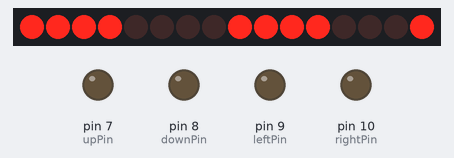
Simulated run of this sketch. Board: Arduino Uno, built with avr-gcc and run on an emulated ATmega328P. Parts: 16 shift-register outputs drawn as a row of LEDs (first output left, lit = HIGH), output pins drawn as LEDs (lit = HIGH). Wiring (inferred from the names in the program): 2 × shift register (74HC595): data pin 4; shift clock pin 5; latch pin 6. Wiring (inferred from the signals the program sends): row of LEDs: on Q0, Q1, Q2, Q3, Q4, Q5, Q6, Q7, Q8, Q9, Q10, Q11, Q12, Q13, Q14, Q15. Random numbers use the default seed unless the sketch sets one; pins used as bus, display or sensor lines are not drawn.

Above: at 0.55 s.
Timing chart, 0 to 22.0 s (numbered marks = the images above):
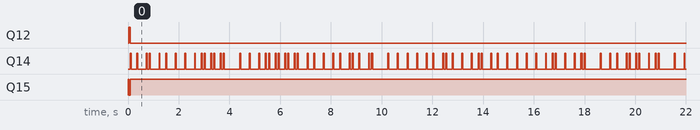

Measured:
- by itself, Q12: LOW → HIGH at 0.02 s, → LOW 0.06 s later
- by itself, Q15: LOW → HIGH at 0.00 s, → LOW 0.02 s later, → HIGH 0.06 s later

The sketch:

snake_game.ino
```cpp
void(* resetFunc) (void) = 0;

int latchPin = 6;
int clockPin = 5;
int dataPin = 4;

int upPin = 7;
int downPin = 8;
int leftPin = 9;
int rightPin = 10;

int SNAKE_SPEED = 2;
unsigned char *input;
bool started = false;
unsigned long currentTime;
unsigned int lastRenderTime = 0;
float secondsSinceLastRender;

unsigned char grid[8][8];
void setup() {
  randomSeed(seed());
  Serial.begin(500000);
  pinMode(latchPin, OUTPUT);
  initFood();
  pinMode(upPin,OUTPUT);
  pinMode(downPin,OUTPUT);
  pinMode(leftPin,OUTPUT);
  pinMode(rightPin,OUTPUT);


}

void draw(unsigned char grid[][8]) {
  for (unsigned char i = 0; i < 8; i++) {
    digitalWrite(latchPin, 0);
    shiftOut(dataPin, clockPin, msb_bits(1 << i) << 4| msb_bits(~array_to_byte(grid[i])));
    shiftOut(dataPin, clockPin, reverse(lsb_bits(1 << i))  | lsb_bits(~array_to_byte(grid[i])));
    digitalWrite(latchPin, 1);
  }
}
void loop() {
  currentTime = millis();
  secondsSinceLastRender = (currentTime - lastRenderTime) / 1000.0;
  input = getInput();
  if (secondsSinceLastRender > (1.0 / SNAKE_SPEED)) {
        lastRenderTime = currentTime;

        updateSnake();
        updateFood();
  }
  draw(grid);

}
```

food.ino
```cpp
unsigned char food[2];
const unsigned char EXPANSION_RATE = 1;


void updateFood() {

  if (onSnake(food,false)) {
    expandSnake(EXPANSION_RATE);

  }
  while(onSnake(food,false)) {
    food[0] = random(0,8);
    food[1] = random(0,8);
  }
  if (started) {
      grid[food[0]][food[1]] = 1;

  }

}
void initFood() {
  do {
    food[0] = random(0,8);
    food[1] = random(0,8);
  }
  while(onSnake(food,false));
}
```

grid.ino
```cpp

```

helpers.ino
```cpp
unsigned char reverse(unsigned char b) {
  b = (b & 0xF0) >> 4 | (b & 0x0F) << 4;
  b = (b & 0xCC) >> 2 | (b & 0x33) << 2;
  b = (b & 0xAA) >> 1 | (b & 0x55) << 1;
  return b;
}
int seed()
{
    int value = 0;
    for (int a=0;a<8;a++)
    {
      value = value + (analogRead(a));
    }
    return value + millis();
}

unsigned char array_to_byte(unsigned char char_array[]) {
  return ((char_array[7] << 0) +
          (char_array[6] << 1) +
          (char_array[5] << 2) +
          (char_array[4] << 3) +
          (char_array[3] << 4) +
          (char_array[2] << 5) +
          (char_array[1] << 6) +
          (char_array[0] << 7));
}
unsigned char msb_bits(unsigned char input) {
  return input >> 4 & B00001111;
}
unsigned char lsb_bits(unsigned char input) {
  return input & B00001111;
}
void shiftOut(int myDataPin, int myClockPin, byte myDataOut) {
  unsigned char register_two = B10000000;
  // This shifts 8 bits out MSB first,
  //on the rising edge of the clock,
  //clock idles low
  int pinState;
  pinMode(myClockPin, OUTPUT);
  pinMode(myDataPin, OUTPUT);
  digitalWrite(myDataPin, 0);
  digitalWrite(myClockPin, 0);
  //for each bit in the byte myDataOut&#xFFFD;
  //NOTICE THAT WE ARE COUNTING DOWN in our for loop
  //This means that %00000001 or "1" will go through such
  //that it will be pin Q0 that lights.
  for (int i = 7; i >= 0; i--)  {
    digitalWrite(myClockPin, 0);
    //if the value passed to myDataOut and a bitmask result
    // true then... so if we are at i=6 and our value is
    // %11010100 it would the code compares it to %01000000
    // and proceeds to set pinState to 1.
    if ( myDataOut & (1 << i) ) {
      pinState = 1;
    }
    else {
      pinState = 0;
    }
    //Sets the pin to HIGH or LOW depending on pinState
    digitalWrite(myDataPin, pinState);
    //register shifts bits on upstroke of clock pin
    digitalWrite(myClockPin, 1);
    //zero the data pin after shift to prevent bleed through
    digitalWrite(myDataPin, 0);
  }
  //stop shifting
  digitalWrite(myClockPin, 0);
}
```

input.ino
```cpp
unsigned char inputDirection[] = {1, 0};
static unsigned char rv[2];

unsigned char* getInput() {
  if (digitalRead(downPin) > 0.7 && rv[0]==0) {
    rv[0] = 1;
    rv[1] = 0;
  } else if (digitalRead(upPin) > 0.7 && rv[0]==0) {
    rv[0] = -1;
    rv[1] = 0;
  } else if (digitalRead(rightPin) > 0.7 && rv[1]==0) {
    rv[0] = 0;
    rv[1] = 1;
  } else if (digitalRead(leftPin) > 0.7 && rv[1]==0) {
    rv[0] = 0;
    rv[1] = -1;
  }

  return rv;
}
```

snake.ino
```cpp
unsigned char snakeBody[50][2] = {
  {3,3},
};
unsigned char snakeLength = 1;

void updateSnake() {
  for (int i = snakeLength - 2; i>=0; i--) {
    //Split up to avoid copy problems
    snakeBody[i+1][0] = snakeBody[i][0];
    snakeBody[i+1][1] = snakeBody[i][1];
  }
  if (input[0]!=0 || input[1]!=0) {
    started=true;
  }
  snakeBody[0][0] = (input[0] + snakeBody[0][0]) % 8;
  snakeBody[0][1] = (input[1] + snakeBody[0][1]) % 8;
  if (onSnake(snakeBody[0],true)) {
      resetFunc();

  }
  prepareGridForDraw();
}
void prepareGridForDraw() {
  //Clear grid to zeros
  for (int i = 0; i < 8; i++) {
    for (int j = 0; j < 8; j++) {
      grid[i][j] = 0;
    }
  }
  //Loop through snake body and
  for (int i = 0; i < snakeLength; i++) {
    grid[snakeBody[i][0]][snakeBody[i][1]] = 1;
  }

}
void expandSnake(unsigned char amount) {
    snakeBody[snakeLength][0] = snakeBody[snakeLength-1][0] ;
    snakeBody[snakeLength][1] = snakeBody[snakeLength-1][1] ;
    snakeLength++;
}
bool onSnake(unsigned char* pos,bool ignoreHead) {
   for (int i = 0; i < snakeLength; i++) {
      if (snakeBody[i][0] == pos[0] && snakeBody[i][1] == pos[1]) {
        if (ignoreHead && i==0) {
          continue;
        }
        return true;
      }
  }
  return false;
}
```
